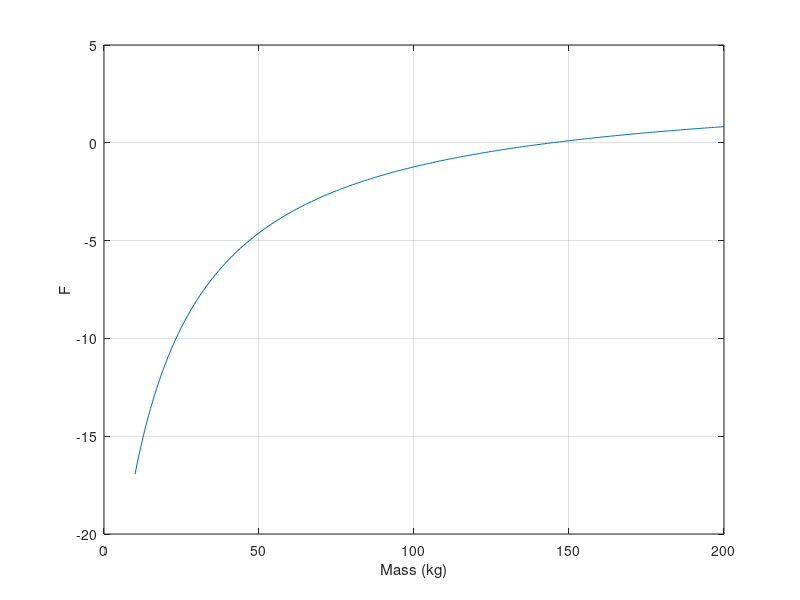

Source code (MATLAB):
clc;
clear variables;
clear all;

g = 9.8;    %m/s^2
t = 4;      %sec
v = 36;      %m/s
d = 0.25;    %kg/m
m = 10: 200;

f = @(m) sqrt(g .* m / d) .* tanh(t .* sqrt(g * d ./ m)) - v;

fm = f(m);

plot(m, fm);
xlabel("Mass (kg)");
ylabel("F");
grid();

m1 = 120; %kg
m2 = 150; %kg
m3 = (m1 + m2) / 2;

while(abs(f(m3)) > 0.00001)
    fprintf("condition: %d\n", abs((m2 - m1) / m1));
    m3 = (m1 + m2) / 2; %kg
    
    if f(m1) * f(m3) < 0
        m2 = m3;
    elseif f(m2) * f(m3) < 0
        m1 = m3;
    end
end

disp(m3);